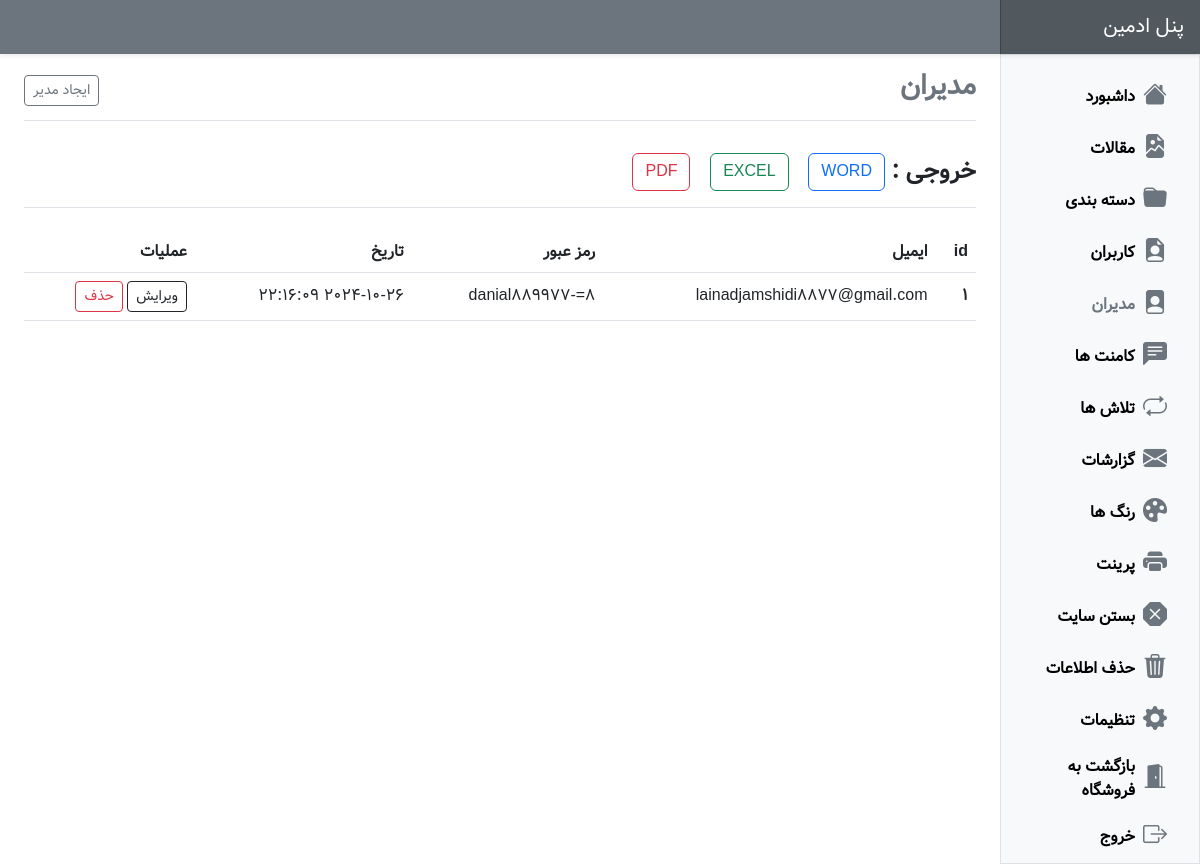
Screenshot of /admin-panel/pages/users/index.php (signed in) with the database file from the repository.
### tables this page shows
CREATE TABLE `users` (
  `id` int(11) NOT NULL,
  `email` varchar(255) NOT NULL,
  `password` varchar(255) NOT NULL,
  `count` varchar(255) NOT NULL DEFAULT 'count',
  `time` datetime NOT NULL DEFAULT current_timestamp()
);

### admin-panel/include/db.php (called while the page is built, shortened)
<?php
try {
    if (isset($_SESSION["warning"])) {
        $warning = "text-warning";
    } else if (isset($_SESSION["danger"])) {
        $danger = "text-danger";
    } else if (isset($_SESSION["primary"])) {
        $primary = "text-primary";
    } else if (isset($_SESSION["success"])) {
        $success = "text-success";
    } else {
        $secondary = "text-secondary";
    }
    if (isset($_SESSION["warning"])) {
        $btn_warning = "btn-outline-warning";
    } else if (isset($_SESSION["danger"])) {
        $btn_danger = "btn-outline-danger";
    } else if (isset($_SESSION["primary"])) {
        $btn_primary = "btn-outline-primary";
    } else if (isset($_SESSION["success"])) {
        $btn_success = "btn-outline-success";
    } else {
        $btn_secondary = "btn-outline-secondary";
    }
} catch (PDOException $e) {
    $e->getMessage();
    die;
}

### admin-panel/pages/users/index.php (the view, shortened to what this page needs)
<?php
include "../../include/layout/header.php";
try {
    $users = $db->query("SELECT * FROM users ORDER BY id DESC");
} catch (Exception $e) {
    $e->getMessage();
    die;
}
?>
<div class="container-fluid">
    <div class="row">
        <?php
        include "../../include/layout/sidebar.php"
        ?>
        <main class="col-md-9 ms-sm-auto col-lg-10 px-md-4">
            <div class="d-flex justify-content-between flex-wrap flex-md-nowrap align-items-center pt-3 pb-2 mb-3 border-bottom">
                <h1 class="fs-3 <?= $secondary ?> <?= $warning ?> <?= $danger ?> <?= $primary ?> <?= $success ?> fw-bold"> مدیران </h1>
                <div class="btn-toolbar mb-2 mb-md-0">
                    <a href="./create.php" class="btn btn-sm <?= $btn_secondary ?> <?= $btn_warning ?> <?= $btn_danger ?> <?= $btn_primary ?> <?= $btn_success ?>">
                        ایجاد مدیر
                    </a>
                </div>
            </div>
            <form action="../excel/users.php" method="post">
                <div class="d-flex justify-content-between flex-wrap flex-md-nowrap align-items-center pt-3 pb-2 mb-3 border-bottom">
                    <h4 class="fw-bold"> خروجی : <a href="../word/users.php" class="btn btn-outline-primary"> WORD </a> &nbsp; <button name="ex_users" class="btn btn-outline-success"> EXCEL </button> &nbsp; <a onclick="window.print();" class="btn btn-outline-danger"> PDF </a> </h4>
                </div>
            </form>
            <div class="mt-4">
                <?php if ($users->rowCount() > 0) : ?>
                    <div class="table-responsive small">
                        <table class="table table-hover align-middle">
                            <thead>
                                <tr>
                                    <th>id</th>
                                    <th> ایمیل </th>
                                    <th> رمز عبور </th>
                                    <th>تاریخ</th>
                                    <th>عملیات</th>
                                </tr>
                            </thead>
                            <tbody>
                                <?php foreach ($users as $user) : ?>
                                    <tr>
                                        <th><?= $user['id'] ?></th>
                                        <td><?= $user['email'] ?></td>
                                        <td><?= $user['password'] ?></td>
                                        <td><?= $user['time'] ?></td>
                                        <td>
                                            <a href="./edit.php?id=<?= $user['id'] ?>" class="btn btn-sm btn-outline-dark">ویرایش</a>
                                            <a href="index.php?action=delete&id=<?= $user['id'] ?>" class="btn btn-sm btn-outline-danger">حذف</a>
                                        </td>
                                    </tr>
                                <?php endforeach ?>
                            </tbody>
                        </table>
                    </div>
                <?php endif ?>
            </div>
        </main>
    </div>
</div>
<?php
include "../../include/layout/footer.php"
?>

### admin-panel/assets/css/style.css (style rules this page uses)
body { font-family: "Vazir", sans-serif; }
td, th { font-size: 1rem; }

### rows the page displays
users: id "1", email "lainadjamshidi8877@gmail.com", password "danial889977-=8", time "2024-10-26 22:16:09"
